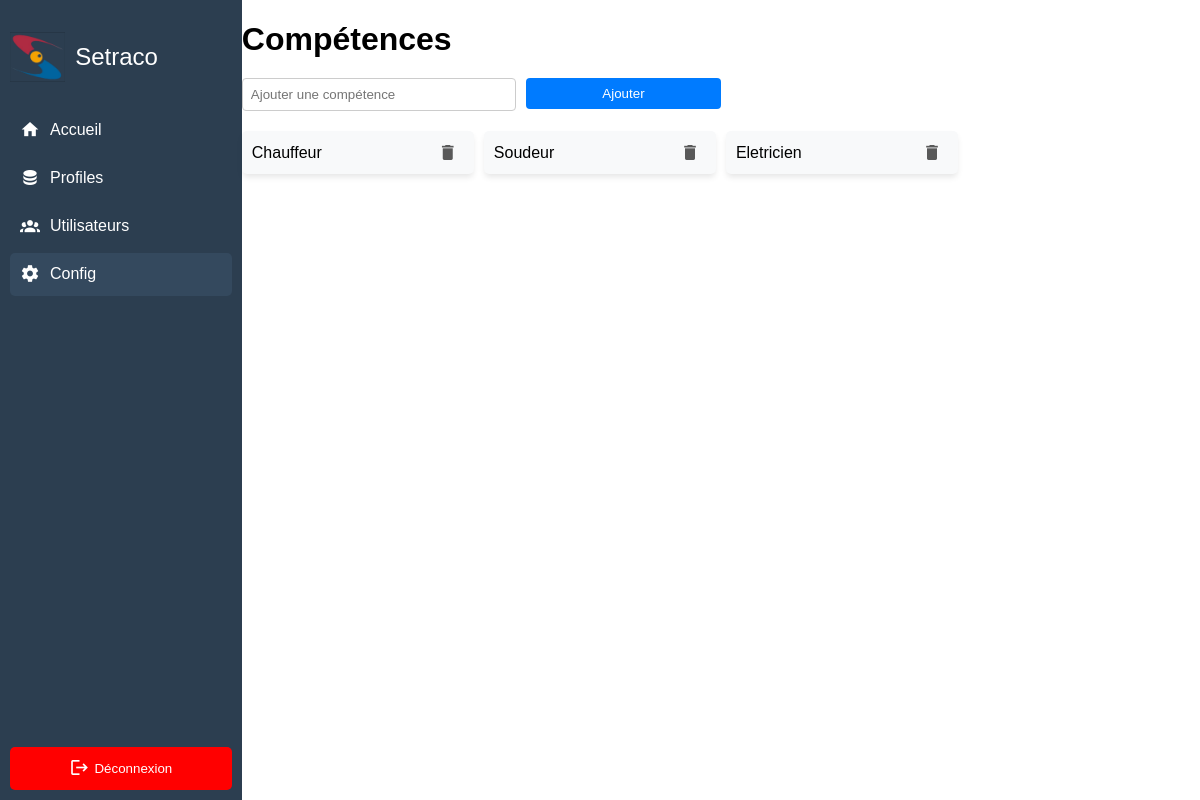
Page /config/ on the earlier database version.
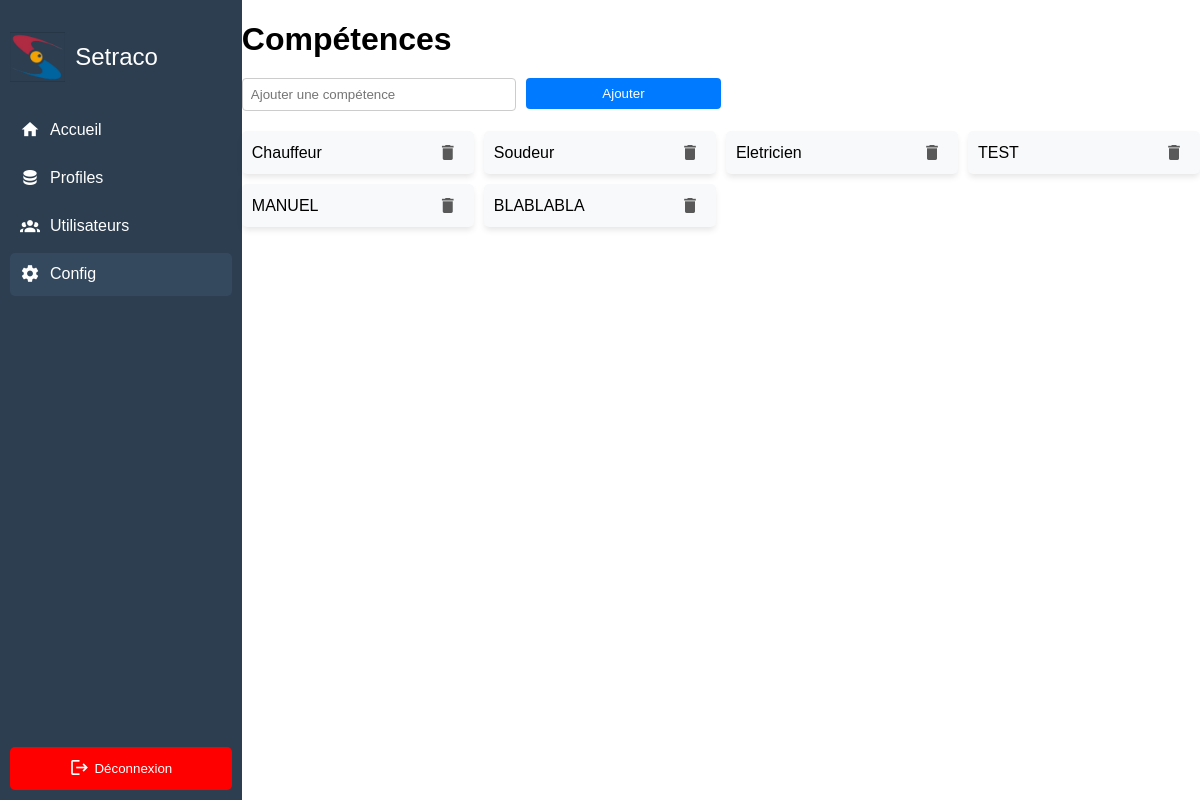
Same page on the later database version.
### skills/models.py (models this page shows, shortened)
class Skill(models.Model):
    name = models.CharField(max_length=100)

### profiles/views.py (the view)
# urls.py: path('config/', config, name='config'),
def config(request):
    if request.method == 'GET':
        skills = Skill.objects.all()
        return render(request, 'config.html', {'skills': skills})

### profiles/templates/config.html (shortened to what this page needs)
{% extends 'baseV3.html' %}
{% block content %}
<h1>Compétences</h1>
<form method="post" action="{% url 'add_skill' %}" class="add-skill-form">
    <input type="text" name="skill_name" placeholder="Ajouter une compétence" required>
    <button type="submit" class="btn btn-primary">Ajouter</button>
</form>
<div class="skills-grid">
    {% for skill in skills %}
    <div class="skill-card">
        <span>{{ skill.name }}</span>
        <button type="button" class="delete-btn-icon mdi mdi-delete" data-toggle="modal" data-target="#deleteSkillModal"
            data-id="{{ skill.id }}" data-name="{{ skill.name }}"
            onclick="openDeleteModal('{{ skill.id }}', '{{ skill.name }}')">
        </button>
    </div>
    {% endfor %}
</div>
{% endblock %}

Differences in the rows shown:
added Skill: name "TEST"
added Skill: name "MANUEL"
added Skill: name "BLABLABLA"
